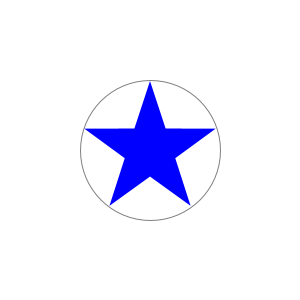
Frame 1 (no input)
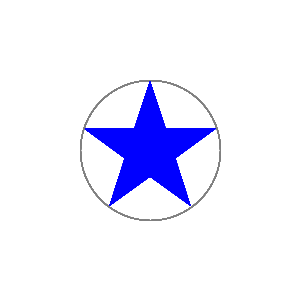
Frame 60 (the mouse pressed at the canvas centre just before this capture)
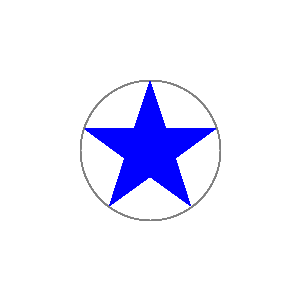
Frame 120 (the mouse held since frame 60 and released just before this capture)

The Processing sketch that drew these frames (run headless with seeded random() and noise(); from frame 60 on, the mouse is pressed at the canvas centre):

// Processing sketch: fp_pg_q_06_04
// ── fp_pg_q_06_04.pde
/*
問題 6.4 300×300 画素のウインドウを用意し，位置 (x, y) を中心とする半径 r 画素の円に内接する★を描画するメ
ソッドを作成せよ．void fiveStar(int r, int x, int y) ただし，(150, 150) の位置に半径 70 画素の円に内接
する★を描画せよ．
*/
void setup() {
  size(300, 300);
  background(255, 255, 255);
}

void draw(){
  float x = width/2;
  float y = height/2;
  float r = 70;
  noFill();
  stroke(128, 128, 128);
  ellipse(x, y, 2*r, 2*r);
  noStroke();
  fill(0, 0, 255);
  fiveStar(int(r) - 1 , int(x), int(y));
}

void fiveStar(int r, int x, int y){
  float CircumscribedCircle = float(r);
  float InscribedCircle = (CircumscribedCircle / 2) * 0.77;
  int p = 5;
  int cnt = p * 2;
  float radius = 0;
  float rotatete = PI/2;
  // http://www.d-improvement.jp/learning/processing/2011-a/08.html
  pushMatrix();
  translate(x, y);
  rotate(rotatete);
  beginShape();
  for (int i = 1; i <= cnt; i++) {
    if (i % 2 == 0) {
      radius = InscribedCircle;
    } else {
      radius = CircumscribedCircle;
    }
    vertex(radius * cos(radians(360 * i/cnt)), radius * sin(radians(360 * i/cnt)));
  }
  endShape(CLOSE);
  popMatrix();
}
